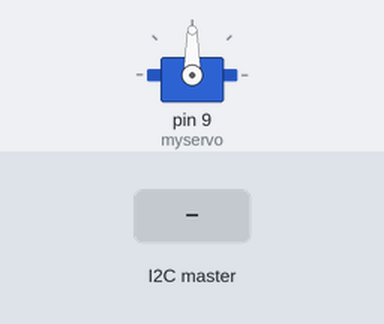
Recording of a sketch running on a simulated Arduino Uno, built with avr-gcc and run on an emulated ATmega328P. Shown: servo. Inputs (shaded band) come from the test bench.

Above: at 1.2 s.
1.3 s: the I2C master sends the byte 1
At 1.9 s:
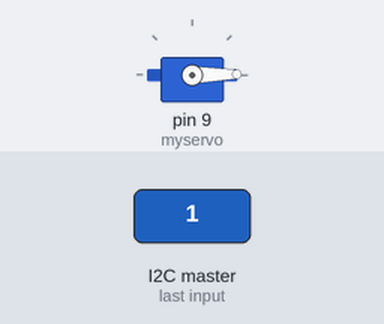
2.8 s: the I2C master sends the byte 200
At 3.1 s:
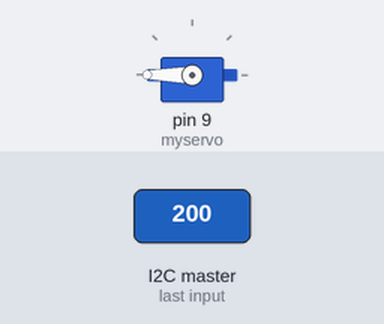
4.3 s: the I2C master sends the byte 90
At 5.5 s:
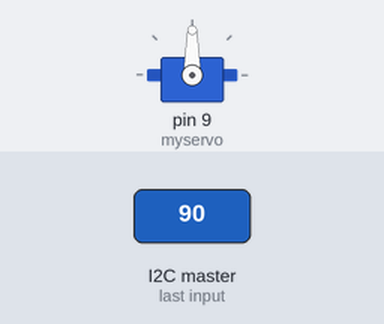
Timing chart, 0 to 7.3 s (numbered marks = the images above; inputs shaded):
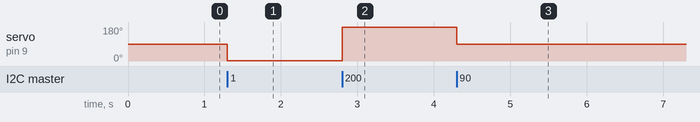

Measured:
- after the input at 1.3 s, servo on pin 9 (myservo): 90° → 1° at once
- after the input at 2.8 s, servo on pin 9 (myservo): 1° → 180° at once
- after the input at 4.3 s, servo on pin 9 (myservo): 180° → 90° at once

The sketch:

Ep9-9R4.ino
```cpp
#include<Servo.h>
#include<Wire.h>
Servo myservo;

void setup() {
  Wire.begin(10);
  Wire.onReceive(receiveEvent);
  myservo.attach(9);

}

void loop() {
  delay(10);

}

void receiveEvent(int x){
  x = Wire.read(); //0-180
  myservo.write(x); //drive motor
  Serial.println(x);

}
```
